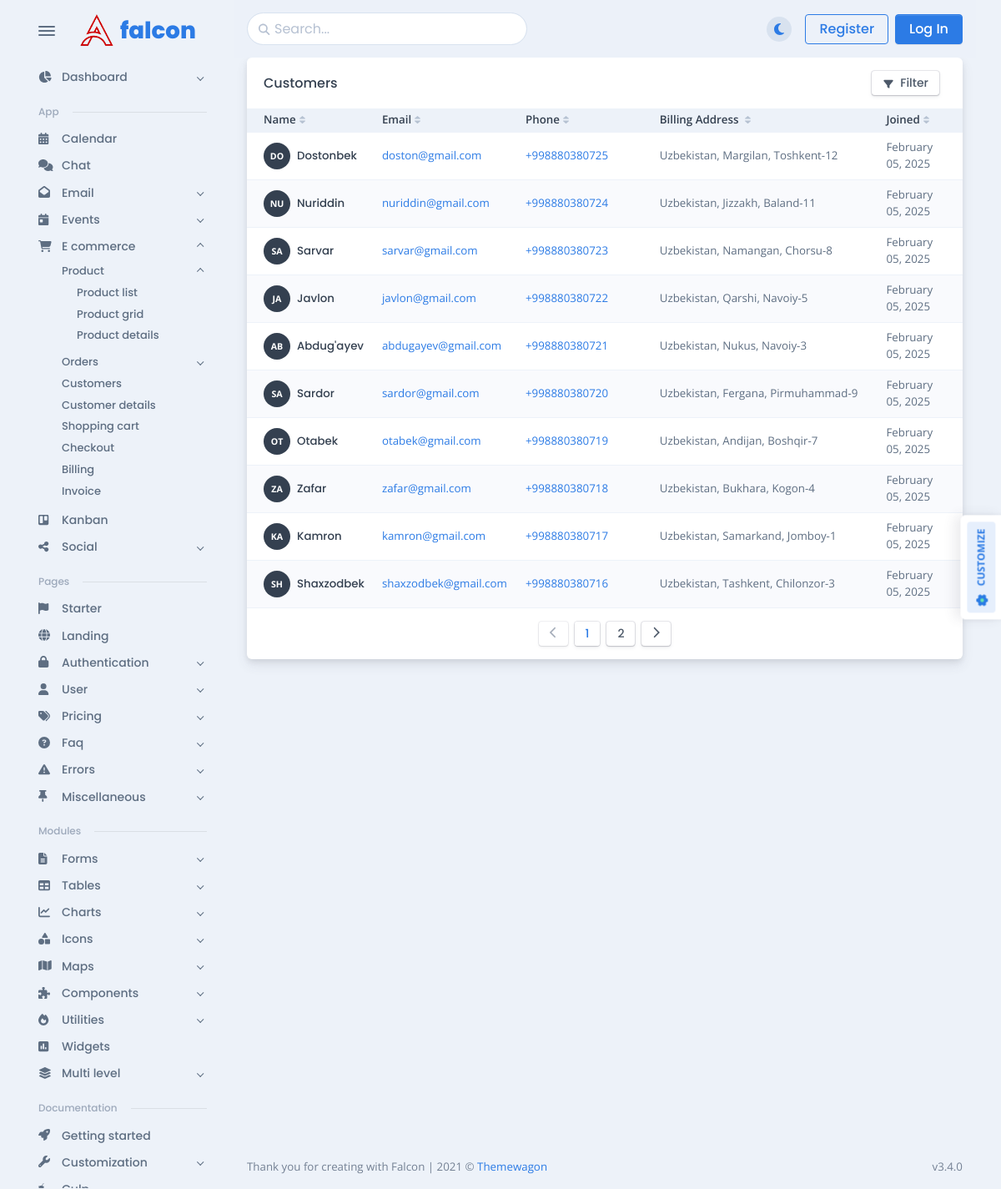
The app's page /customers/ with its own data.
### commerce/models.py (models this page shows, shortened)
class BaseModel(models.Model):
    created_at = models.DateTimeField(auto_now_add=True)
    updated_at = models.DateTimeField(auto_now=True)
    class Meta:
        abstract = True

class Customer(BaseModel):
    full_name = models.CharField(max_length=255)
    email = models.EmailField()
    description = models.TextField(blank=True, null=True, default="No Description")
    vat_number = models.CharField(max_length=50, blank=True, null=True, default="No VAT number")
    send_email_to = models.EmailField()
    address = models.TextField()
    phone_number = PhoneNumberField(region="UZ")
    invoice_prefix = models.CharField(max_length=5, default=generate_invoice_prefix, unique=True)
    invoice_number = models.IntegerField()

### commerce/views.py (the view)
# urls.py: path('customers/', views.customer_list, name='customer_list'),
def customer_list(request):
    search_query = request.GET.get('q', '')
    filter_type = request.GET.get('filter', '')
    if filter_type == 'filter':
        customers = Customer.objects.all().order_by('full_name')
    else:
        customers = Customer.objects.all().order_by('-created_at')
    for customer in customers:
        customer.created_date = customer.created_at.strftime("%B %d, %Y")
    if search_query:
        customers = Customer.objects.filter(full_name__icontains=search_query)
    context = {
        'customers': customers,
    }
    return render(request, template_name='commerce/customers/customers.html', context=context)

### commerce/templates/commerce/Customers/customers.html (shortened to what this page needs)
{% extends 'commerce/base/base.html' %}
{% load static %}
{% block customer_list_content %}
    <div class="card mb-3" id="customersTable"
         data-list='{"valueNames":["name","email","phone","address","joined"],"page":10,"pagination":true}'>
        <div class="card-header">
            <div class="row flex-between-center">
                <div class="col-4 col-sm-auto d-flex align-items-center pe-0">
                    <h5 class="fs-0 mb-0 text-nowrap py-2 py-xl-0">Customers</h5>
                </div>
                <div class="col-8 col-sm-auto text-end ps-2">
                    <div id="table-customers-replace-element">
                        <button class="btn btn-falcon-default btn-sm mx-2" type="button"
                                onclick="location.href='?filter=filter'">
                            <span class="fas fa-filter" data-fa-transform="shrink-3 down-2"></span>
                            <span class="d-none d-sm-inline-block ms-1">Filter</span>
                        </button>
                    </div>
                </div>
            </div>
        </div>
        <div class="card-body p-0">
            <div class="table-responsive">
                <table class="table table-sm table-striped fs--1 mb-0 overflow-hidden">
                    <thead class="bg-200 text-900">
                    <tr>
                        <th class="sort pe-1 align-middle white-space-nowrap" data-sort="name">Name</th>
                        <th class="sort pe-1 align-middle white-space-nowrap" data-sort="email">Email</th>
                        <th class="sort pe-1 align-middle white-space-nowrap" data-sort="phone">Phone</th>
                        <th class="sort pe-1 align-middle white-space-nowrap ps-5" data-sort="address"
                            style="min-width: 200px;">Billing Address
                        </th>
                        <th class="sort pe-1 align-middle white-space-nowrap" data-sort="joined">Joined</th>
                        <th class="align-middle no-sort"></th>
                    </tr>
                    </thead>
                    <tbody class="list" id="table-customers-body">
                    {% for customer in customers %}
                        <tr class="btn-reveal-trigger">
                            <td class="name align-middle white-space-nowrap py-2"><a
                                    href="{% url 'customer_details' customer.id %}">
                                <div class="d-flex d-flex align-items-center">
                                    <div class="avatar avatar-xl me-2">
                                        <div class="avatar-name rounded-circle"><span
                                                id="avatar-initials">{{ customer.full_name|slice:":2"|upper }}</span>
                                        </div>
                                    </div>
                                    <div class="flex-1">
                                        <h5 class="mb-0 fs--1">{{ customer.full_name }}</h5>
                                    </div>
                                </div>
                            </a></td>
                            <td class="email align-middle py-2"><a
                                    href="mailto:ricky@example.com">{{ customer.email }}</a>
                            </td>
                            <td class="phone align-middle white-space-nowrap py-2"><a
                                    href="tel:{{ customer.phone_number }}">{{ customer.phone_number }}</a></td>
                            <td class="address align-middle white-space-nowrap ps-5 py-2">{{ customer.address }}</td>
                            <td class="joined align-middle py-2">{{ customer.created_date }}</td>
                            <td class="align-middle white-space-nowrap py-2 text-end">
                            </td>
                        </tr>
                    {% endfor %}
                    </tbody>
                </table>
            </div>
        </div>
        <div class="card-footer d-flex align-items-center justify-content-center">
            <button class="btn btn-sm btn-falcon-default me-1" type="button" title="Previous"
                    data-list-pagination="prev"><span class="fas fa-chevron-left"></span></button>
            <ul class="pagination mb-0"></ul>
            <button class="btn btn-sm btn-falcon-default ms-1" type="button" title="Next" data-list-pagination="next">
                <span class="fas fa-chevron-right"></span></button>
        </div>
    </div>
{% endblock %}

### records on screen
Customer: full_name "DO", full_name "Dostonbek", email "doston@gmail.com", phone_number "+998880380725", address "Uzbekistan, Margilan, Toshkent-12", created_date "February 05, 2025"
Customer: full_name "NU", full_name "Nuriddin", email "nuriddin@gmail.com", phone_number "+998880380724", address "Uzbekistan, Jizzakh, Baland-11", created_date "February 05, 2025"
Customer: full_name "SA", full_name "Sarvar", email "sarvar@gmail.com", phone_number "+998880380723", address "Uzbekistan, Namangan, Chorsu-8", created_date "February 05, 2025"
Customer: full_name "JA", full_name "Javlon", email "javlon@gmail.com", phone_number "+998880380722", address "Uzbekistan, Qarshi, Navoiy-5", created_date "February 05, 2025"
Customer: full_name "AB", full_name "Abdug'ayev", email "abdugayev@gmail.com", phone_number "+998880380721", address "Uzbekistan, Nukus, Navoiy-3", created_date "February 05, 2025"
Customer: full_name "SA", full_name "Sardor", email "sardor@gmail.com", phone_number "+998880380720", address "Uzbekistan, Fergana, Pirmuhammad-9", created_date "February 05, 2025"
Customer: full_name "OT", full_name "Otabek", email "otabek@gmail.com", phone_number "+998880380719", address "Uzbekistan, Andijan, Boshqir-7", created_date "February 05, 2025"
Customer: full_name "ZA", full_name "Zafar", email "zafar@gmail.com", phone_number "+998880380718", address "Uzbekistan, Bukhara, Kogon-4", created_date "February 05, 2025"
Customer: full_name "KA", full_name "Kamron", email "kamron@gmail.com", phone_number "+998880380717", address "Uzbekistan, Samarkand, Jomboy-1", created_date "February 05, 2025"
Customer: full_name "SH", full_name "Shaxzodbek", email "shaxzodbek@gmail.com", phone_number "+998880380716", address "Uzbekistan, Tashkent, Chilonzor-3", created_date "February 05, 2025"
